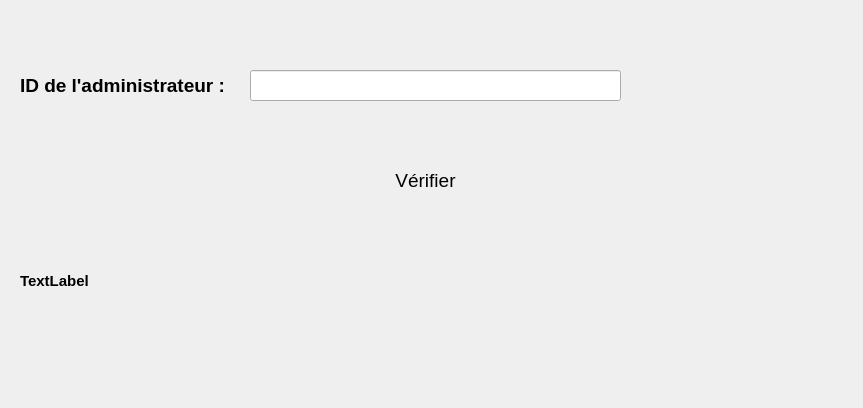
<?xml version="1.0" encoding="UTF-8"?>
<ui version="4.0">
 <class>verification_administrateur</class>
 <widget class="QDialog" name="verification_administrateur">
  <property name="geometry">
   <rect>
    <x>0</x>
    <y>0</y>
    <width>863</width>
    <height>408</height>
   </rect>
  </property>
  <property name="windowTitle">
   <string>Smart cinema</string>
  </property>
  <property name="styleSheet">
   <string notr="true">border-image: url(:/new/prefix3/beige.jpg);</string>
  </property>
  <widget class="QLabel" name="label">
   <property name="geometry">
    <rect>
     <x>20</x>
     <y>70</y>
     <width>241</width>
     <height>31</height>
    </rect>
   </property>
   <property name="font">
    <font>
     <pointsize>14</pointsize>
     <weight>75</weight>
     <bold>true</bold>
    </font>
   </property>
   <property name="text">
    <string>ID de l'administrateur :</string>
   </property>
  </widget>
  <widget class="QLineEdit" name="lineEdit_id">
   <property name="geometry">
    <rect>
     <x>250</x>
     <y>70</y>
     <width>371</width>
     <height>31</height>
    </rect>
   </property>
   <property name="styleSheet">
    <string notr="true">border-image: whit</string>
   </property>
  </widget>
  <widget class="QPushButton" name="pushButton">
   <property name="geometry">
    <rect>
     <x>340</x>
     <y>160</y>
     <width>171</width>
     <height>41</height>
    </rect>
   </property>
   <property name="font">
    <font>
     <pointsize>14</pointsize>
    </font>
   </property>
   <property name="styleSheet">
    <string notr="true">border-image: url(:/new/prefix3/orange.png);
border-radius:15px;
</string>
   </property>
   <property name="text">
    <string>Vérifier</string>
   </property>
  </widget>
  <widget class="QLabel" name="label_login">
   <property name="geometry">
    <rect>
     <x>20</x>
     <y>260</y>
     <width>331</width>
     <height>41</height>
    </rect>
   </property>
   <property name="font">
    <font>
     <pointsize>11</pointsize>
     <weight>75</weight>
     <bold>true</bold>
    </font>
   </property>
   <property name="styleSheet">
    <string notr="true"/>
   </property>
   <property name="text">
    <string>TextLabel</string>
   </property>
  </widget>
 </widget>
 <resources/>
 <connections/>
</ui>
